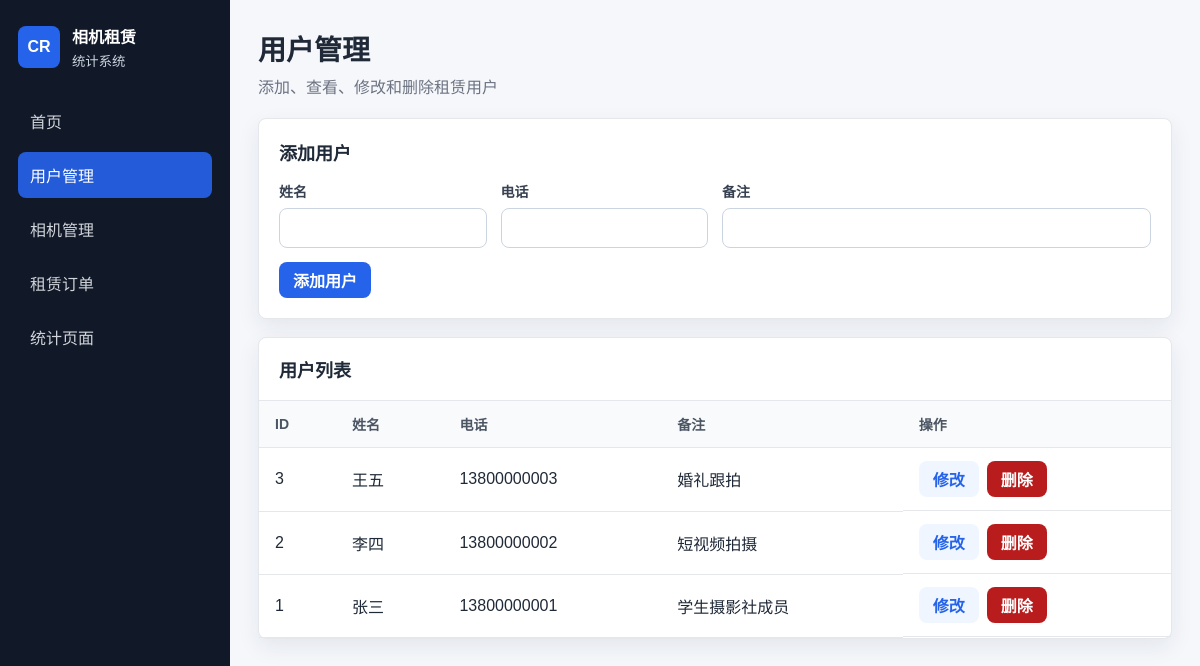
Screenshot of /users with the database file from the repository.
### tables this page shows
CREATE TABLE users (
    id INTEGER PRIMARY KEY AUTOINCREMENT,
    name TEXT NOT NULL,
    phone TEXT,
    note TEXT
);

### app.py (the view, shortened to what this page needs)
@app.route("/users", methods=["GET", "POST"])
def users():
    db = get_db()
    edit_user = None
    edit_id = request.args.get("edit")
    if edit_id:
        edit_user = query_one("SELECT * FROM users WHERE id = ?", (edit_id,))
    user_list = query_all("SELECT * FROM users ORDER BY id DESC")
    return render_template("users.html", users=user_list, edit_user=edit_user)

### app.py (called while the page is built)
def get_db():
    if "db" not in g:
        g.db = sqlite3.connect(DB_PATH)
        g.db.row_factory = sqlite3.Row
        g.db.execute("PRAGMA foreign_keys = ON")
    return g.db

def query_all(sql, params=()):
    return get_db().execute(sql, params).fetchall()

### templates/users.html (shortened to what this page needs)
{% extends "base.html" %}
{% block page_title %}用户管理{% endblock %}
{% block page_subtitle %}添加、查看、修改和删除租赁用户{% endblock %}
{% block content %}
<section class="form-panel">
    <h2>{{ "修改用户" if edit_user else "添加用户" }}</h2>
    <form method="post" class="form-grid">
        <label>
            姓名
            <input name="name" required value="{{ edit_user.name if edit_user else '' }}">
        </label>
        <label>
            电话
            <input name="phone" value="{{ edit_user.phone if edit_user else '' }}">
        </label>
        <label class="wide">
            备注
            <input name="note" value="{{ edit_user.note if edit_user else '' }}">
        </label>
        <div class="form-actions wide">
            <button type="submit">{{ "保存修改" if edit_user else "添加用户" }}</button>
        </div>
    </form>
</section>
<section class="panel">
    <div class="panel-title"><h2>用户列表</h2></div>
    <div class="table-wrap">
        <table>
            <thead>
                <tr>
                    <th>ID</th>
                    <th>姓名</th>
                    <th>电话</th>
                    <th>备注</th>
                    <th>操作</th>
                </tr>
            </thead>
            <tbody>
                {% for user in users %}
                <tr>
                    <td>{{ user.id }}</td>
                    <td>{{ user.name }}</td>
                    <td>{{ user.phone or "-" }}</td>
                    <td>{{ user.note or "-" }}</td>
                    <td class="actions">
                        <a class="small-button" href="{{ url_for('users', edit=user.id) }}">修改</a>
                        <form method="post" action="{{ url_for('delete_user', user_id=user.id) }}" data-confirm="确定删除该用户吗？">
                            <button class="danger-button" type="submit">删除</button>
                        </form>
                    </td>
                </tr>
                {% else %}
                <tr><td colspan="5" class="empty">暂无用户</td></tr>
                {% endfor %}
            </tbody>
        </table>
    </div>
</section>
{% endblock %}

### static/style.css (style rules this page uses)
:root { --bg: #f5f7fb; --panel: #ffffff; --text: #1f2937; --muted: #6b7280; --line: #e5e7eb; --primary: #2563eb; --primary-dark: #1d4ed8; --green: #15803d; --yellow: #b45309; --red: #b91c1c; --radius: 8px; --shadow: 0 8px 22px rgba(31, 41, 55, 0.08); }
* { box-sizing: border-box; }
body { margin: 0; min-height: 100vh; display: flex; color: var(--text); background: var(--bg); font-family: "Microsoft YaHei", "PingFang SC", Arial, sans-serif; }
h1, h2, p { margin: 0; }
h2 { font-size: 18px; }
.summary-card, .panel, .form-panel { background: var(--panel); border: 1px solid var(--line); border-radius: var(--radius); box-shadow: var(--shadow); }
.panel, .form-panel { margin-bottom: 18px; }
.panel-title { display: flex; align-items: center; justify-content: space-between; gap: 12px; padding: 18px 20px; border-bottom: 1px solid var(--line); }
.form-panel { padding: 20px; }
.form-panel h2 { margin-bottom: 16px; }
.form-grid { display: grid; grid-template-columns: repeat(4, minmax(160px, 1fr)); gap: 14px; align-items: end; }
label { display: grid; gap: 7px; color: #374151; font-size: 14px; font-weight: 600; }
input, select { width: 100%; height: 40px; padding: 0 11px; border: 1px solid #cbd5e1; border-radius: 8px; color: var(--text); background: #ffffff; font: inherit; }
.wide { grid-column: span 2; }
.form-actions { display: flex; gap: 10px; align-items: center; }
button, .small-button, .ghost-button, .link-button { display: inline-flex; align-items: center; justify-content: center; min-height: 36px; padding: 0 14px; border: 0; border-radius: 8px; font: inherit; font-weight: 700; text-decoration: none; cursor: pointer; }
button, .link-button { color: #ffffff; background: var(--primary); }
.small-button { color: var(--primary); background: #eff6ff; }
.danger-button { color: #ffffff; background: var(--red); }
.table-wrap { width: 100%; overflow-x: auto; }
table { width: 100%; border-collapse: collapse; min-width: 760px; }
th, td { padding: 13px 16px; border-bottom: 1px solid var(--line); text-align: left; white-space: nowrap; }
th { color: #4b5563; background: #f9fafb; font-size: 14px; }
.actions { display: flex; gap: 8px; align-items: center; }
.actions form { margin: 0; }

### rows the page displays
users: id "3", name "王五", phone "13800000003", note "婚礼跟拍"
users: id "2", name "李四", phone "13800000002", note "短视频拍摄"
users: id "1", name "张三", phone "13800000001", note "学生摄影社成员"

### other values shown
{{ "修改用户" if edit_user else "添加用户" }} "添加用户"
{{ "保存修改" if edit_user else "添加用户" }} "添加用户"
